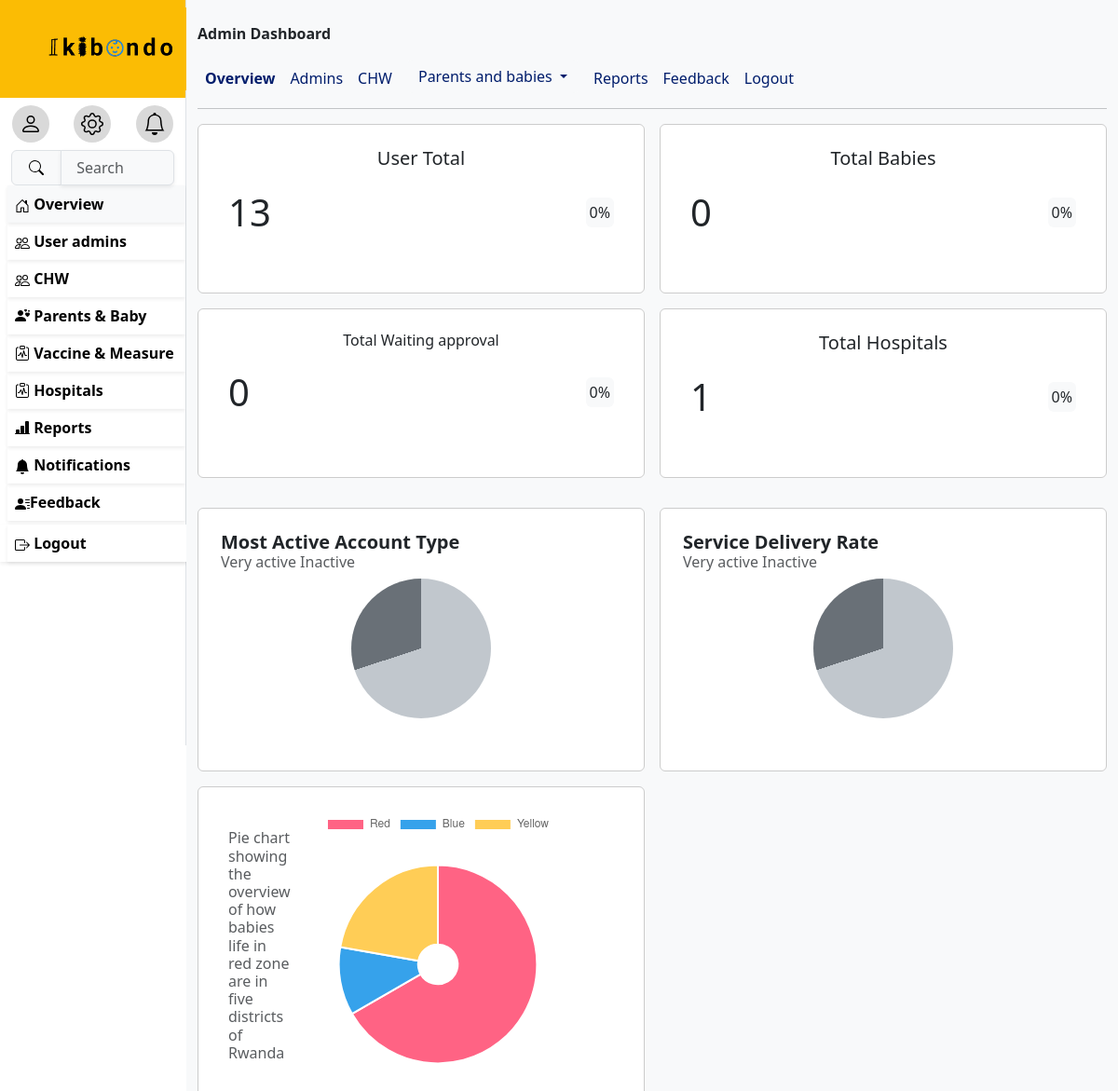
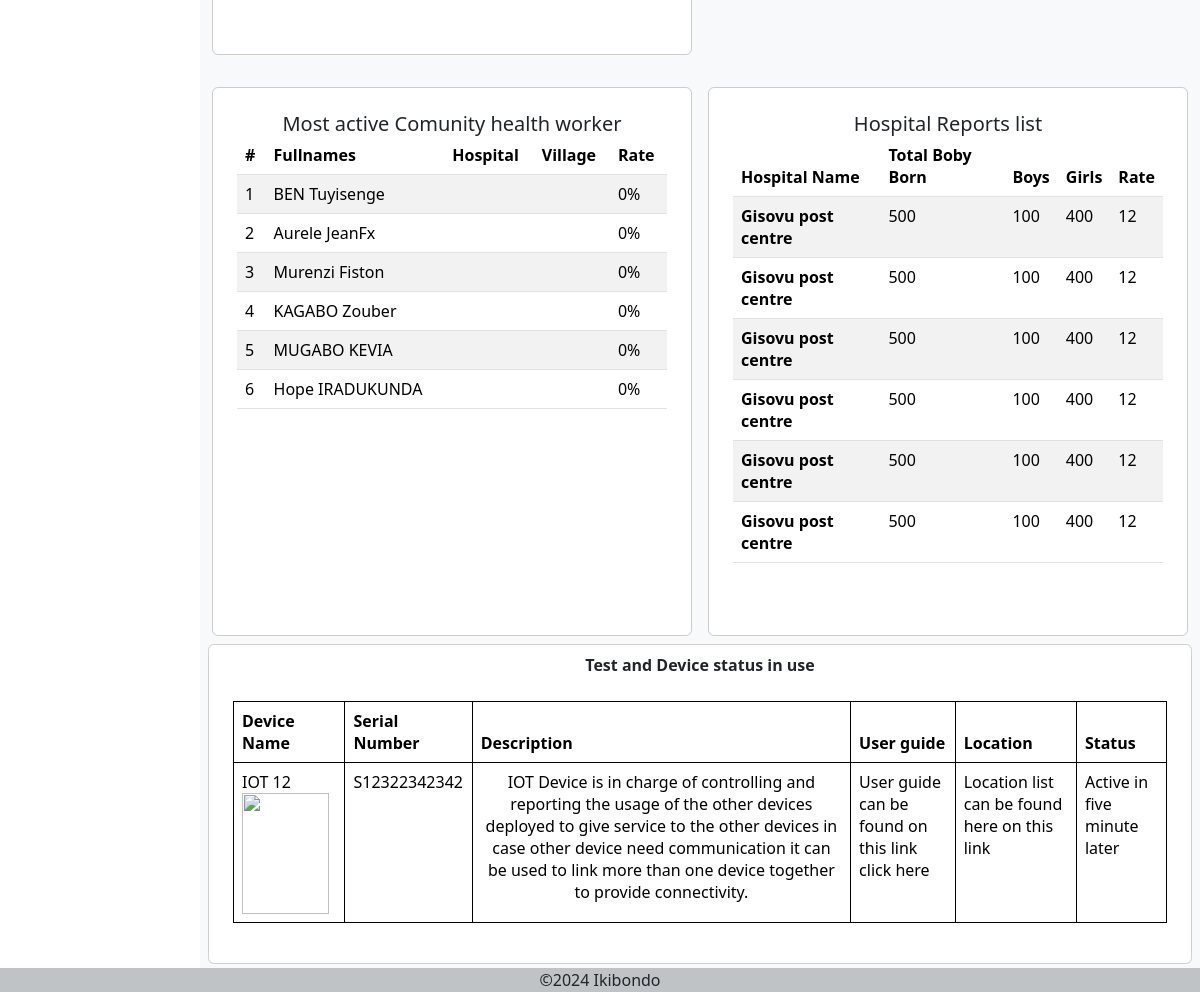
/useradmin/ (signed in), run on the app's committed database (2 pictures, top to bottom).
### ikibondoapp/models.py (models this page shows, shortened)
class Myuser(AbstractUser):
    ROLE_CHOICES = [
        ('Nurse', 'Nurse'),
        ('Superadmin', 'Superadmin'),
        ('Chw', 'Chw'),
        ('Parent', 'Parent'),
    ]
    GENDER_CHOICES = [
        ('Male', 'Male'),
        ('Female', 'Female'),
    ]
    username=None
    phone_number=models.CharField(max_length=10,validators=[
            RegexValidator(
                regex=r'^\d{10}$',
                message="Phone number must be 10 digits long.",
                code='invalid_phone_number'
            )
            ],
        unique=True)
    email=models.EmailField(unique=True,blank=True)
    role=models.CharField(choices=[('Nurse','Nurse'),('Superadmin','Superadmin'),('Chw','Chw'),('Parent','Parent')],max_length=50)
    gender= models.CharField(choices=[('Male','Male'),('Female','Female')],max_length=20)
    Age= models.PositiveIntegerField(null=True,validators=[
            RegexValidator(
                regex=r'^\d{2}$',
                message="age must be 2 digits long.",
                code='invalid_age_value'
            )
            ])
    need_password_change=models.BooleanField(default=True)
    USERNAME_FIELD='phone_number'
    REQUIRED_FIELDS=['email']
    object=CustomUserManager()

### ikibondoapp/views.py (the view)
# urls.py: path('useradmin/',useradmin,name='useradmin'),
@login_required(login_url='/login/')
def useradmin(request):
    user=request.user
    myusers=Myuser.objects.filter(role='Chw').order_by('-date_joined')
    return render(request,'admindashboard.html',{'user':user,'totals':total,'userchws':myusers})

### TEMPLATES/admindashboard.html (shortened to what this page needs)
{% extends 'base.html' %}
{% block menu %}
     <a href="{% url 'useradmin' %}" class="remove">
      <div class="p-2 ms-2 shadow-sm bg-light fw-bold hovs">
        Overview</div>
     </a>
     {%if user.role == 'Superadmin'%}
     <a href="{% url 'admins'%}" class="remove">
      <div class="p-2 ms-2 shadow-sm fw-bold hovs">
        User admins
       </div>
     </a>
     {%endif%}
     {% if user.role == 'Superadmin' or user.role == 'Nurse'%}
     <a href="{% url 'chw'%}" class="remove">
      <div class="p-2 ms-2 shadow-sm fw-bold  hovs">
        CHW
       </div>
     </a>
     {%endif%}
     <a href="{% url 'parents' %}" class="remove hovs">
      <div class="p-2  ms-2 shadow-sm fw-bold hovs">
        <i class="bi bi-person-hearts"></i>
         Parents & Baby</div>
     </a>
     <a href="{% url 'vaccine' %}" class="remove">
      <div class="p-2 ms-2 shadow-sm fw-bold hovs">
        <i class="bi bi-clipboard-pulse"></i>
         Vaccine & Measure</div>
     </a>
     {% if user.role == 'Superadmin' or user.role == 'Nurse'%}
     <a href="{% url 'hospitals' %}" class="remove">
      <div class="p-2 ms-2 shadow-sm fw-bold  hovs">
        <i class="bi bi-clipboard-pulse"></i>
         Hospitals</div>
     </a>
     <a href="{% url 'reports' %}" class="remove">
      <div class="p-2 ms-2 shadow-sm fw-bold  hovs">
        <i class="bi bi-bar-chart-line-fill"></i>
        Reports</div>
     </a>
     {%endif%}
     <a href="{% url 'notification'%}" class="remove">
      <div class="p-2 ms-2 shadow-sm fw-bold  hovs">
        <svg xmlns="http://www.w3.org/2000/svg" width="16" height="16" fill="currentColor" class="bi bi-bell-fill" viewBox="0 0 16 16">
          <path d="M8 16a2 2 0 0 0 2-2H6a2 2 0 0 0 2 2m.995-14.901a1 1 0 1 0-1.99 0A5 5 0 0 0 3 6c0 1.098-.5 6-2 7h14c-1.5-1-2-5.902-2-7 0-2.42-1.72-4.44-4.005-4.901"/>
        </svg>
         Notifications</div>
     </a>
     {%if user.role == 'Superadmin' or user.role == 'Nurse'%}
     <a href="{% url 'adminfeedback'%}" class="remove">
      <div class="p-2 ms-2 shadow-sm fw-bold  hovs">
        Feedback
        </div>
     </a>
     {%endif%}
        <div>
        <form method="post" action="{% url 'logout' %}" class="container-fluid p-0 shadow-sm mt-1">
          <button type="submit" class="p-2 ms-2 shadow-sm fw-bold container-fluid border-0 bg-white text-start hovs">
             Logout</button>
          </form>
         </div>
{% endblock %}
{% block content %}
<div class="wrapper">
  <div class="box hov">
    <div class="card-body">
      <h5 class="card-title">User Total</h5>
      <div class="hstack pt-3 px-2">
      <div class="card-link"style="font-size: 40px;">
       {{totals.totaluser}}
      </div>
      <div class="card-link bg-light p-1 rounded ms-auto">0%</div>
      </div>
    </div>
  </div>
  <div class="box hov">
    <div class="card-body">
      <h5 class="card-title">Total Babies</h5>
      <div class="hstack pt-3 px-2">
      <div class="card-link" style="font-size: 40px;">{{totals.totalbabies}}</div>
      <div class="card-link bg-light rounded p-1 ms-auto">0%</div>
      </div>
    </div>
  </div>
  <div class="box hov">
    <div class="card-body">
      <h5 class="card-title h6">Total Waiting approval</h5>
      <div class="hstack pt-3 px-2">
      <div class="card-link" style="font-size: 40px;">{{totals.totaltests}}</div>
      <div class="card-link bg-light rounded p-1 ms-auto">0%</div>
      </div>
    </div>
  </div>
  <div class="box hov">
    <div class="card-body">
      <h5 class="card-title">Total Hospitals</h5>
      <div class="hstack pt-3 px-2">
      <div class="card-link" style="font-size: 40px;">{{totals.totalhospital}}</div>
      <div class="card-link bg-light hov rounded p-1 ms-auto">0%</div>
      </div>
    </div>
  </div>
</div>
<div class="gx-2 wrapper1">
  <div class="box1">
    <div class="card-body">
      <h5 class="card-title"><b>Most Active Account Type</b></h5>
      <h6 class="card-subtitle mb-2 text-body-secondary">Very active Inactive</h6>
      <div class="circle-graph m-auto"></div>
    </div>
  </div>
  <div class="box1">
    <div class="card-body">
      <h5 class="card-title"><b>Service Delivery Rate</b></h5>
      <h6 class="card-subtitle mb-2 text-body-secondary">Very active  Inactive</h6>
      <div class="circle-graph m-auto"></div>
    </div>
  </div>
  <div class="box1">
    <div class="card-body">
      <div class="hstack" style="height: 300px; width: 300px;">
       <h6 class="p-2  card-subtitle mb-2 text-body-secondary">Pie chart showing the overview of how babies life in red zone are in five districts of Rwanda </h6>
      <canvas class="ms-auto" id="myChart"></canvas>
      </div>
       <script>
           // Data setup
           const data = {
             labels: ['Red', 'Blue', 'Yellow'],
             datasets: [{
               label: 'My First Dataset',
               data: [300, 50, 100],
               backgroundColor: [
                 'rgb(255, 99, 132)',
                 'rgb(54, 162, 235)',
                 'rgb(255, 205, 86)'
               ],
               hoverOffset: 4
             }]
           };
           // Chart configuration
           const config = {
             type: 'doughnut',
             data: data,
             options:{
               responsive: true,          // Enables responsiveness
               maintainAspectRatio: false, // Prevents maintaining the default aspect ratio
               cutout: '20%', // Adjust the size of the inner radius (reduce doughnut thickness)
               radius: '80%', // Adjust the outer radius
             }
           };
           // Render the chart in the canvas
           const ctx = document.getElementById('myChart').getContext('2d');
           const myChart = new Chart(ctx, config);
      </script>
    </div>
  </div>
</div>
<div class="wrapper1 gx-2">
  <div class="box">
    <div class="card-body table-responsive">
    <h5 class="card-title">Most active Comunity health worker</h5>
    <table class="table table-striped table-hover">
      <thead>
        <tr>
          <th scope="col">#</th>
          <th scope="col">Fullnames</th>
          <th scope="col">Hospital</th>
          <th scope="col">Village</th>
          <th scope="col">Rate</th>
        </tr>
      </thead>
      <tbody>
       {% for users in userchws|slice:":6" %}
       <tr>
         <td>{{ forloop.counter }}</td>
         <td>{{users.first_name}} {{users.last_name}}</td>
         <td></td>
         <td></td>
         <td>0%</td>
       </tr>
       {%endfor%}
      </tbody>
    </table>
    </div>
  </div>
  <div class="box">
    <div class="card-body table-responsive">
    <h5 class="card-title">Hospital Reports list</h5>
    <table class="table table-striped table-hover">
      <thead>
        <tr>
          <th scope="col">Hospital Name</th>
          <th scope="col">Total Boby Born</th>
          <th scope="col">Boys</th>
          <th scope="col">Girls</th>
          <th scope="col">Rate</th>
        </tr>
      </thead>
      <tbody>
        <tr>
          <th scope="row">Gisovu post centre</th>
          <td>500</td>
          <td>100</td>
          <td>400</td>
          <td>12</td>
        </tr>
        <tr>
          <th scope="row">Gisovu post centre</th>
          <td>500</td>
          <td>100</td>
          <td>400</td>
          <td>12</td>
        </tr>
        <tr>
          <th scope="row">Gisovu post centre</th>
          <td>500</td>
          <td>100</td>
          <td>400</td>
          <td>12</td>
        </tr>
        <tr>
          <th scope="row">Gisovu post centre</th>
          <td>500</td>
          <td>100</td>
          <td>400</td>
          <td>12</td>
        </tr>
        <tr>
          <th scope="row">Gisovu post centre</th>
          <td>500</td>
          <td>100</td>
          <td>400</td>
          <td>12</td>
        </tr>
        <tr>
          <th scope="row">Gisovu post centre</th>
          <td>500</td>
          <td>100</td>
          <td>400</td>
          <td>12</td>
        </tr>
      </tbody>
    </table>
    </div>
  </div>
</div>
<div class="row card gx-2 mt-2 p-2 mb-1">
  <div class="card-title"><center><b>Test and  Device status in use</b></center></div>
  <div class="card-body table-responsive">
    <table class="container-fluid table table-bordered border-black ">
      <thead class="bg-light p-1">
        <th scope="col">Device Name</th>
        <th scope="col">Serial Number</th>
        <th scope="col">Description</th>
        <th scope="col">User guide</th>
        <th scope="col">Location</th>
        <th scope="col">Status</th>
      </thead>
      <tr>
        <td scope="row">IOT 12
          <img src="" alt="" width="87" height="121">
        </td>
        <td>S12322342342</td>
        <td ><center>IOT Device is in charge of controlling and reporting the usage of the other devices deployed to give service to the other devices in case other device need communication it can be used to  link more than one device together to provide connectivity.</center></td>
        <td>User guide can be found on this link click here</td>
        <td>Location list can be found here on this link</td>
        <td>Active in  five minute later</td>
      </tr>
    </table>
  </div>
</div>
{%endblock%}

### TEMPLATES/base.html (style rules this page uses)
*, *::before, *::after { box-sizing: border-box; }
* { margin: 0; }
body { font-family: system-ui; max-width: 100%; margin-inline: auto; }
.circle-graph { width: 150px; height: 150px; border-radius: 50%; background: conic-gradient( #C1C7CD 0% 70%, #697077 70% 100% ); }
.remove { text-decoration: none; color: #000; font-weight: bolder; }
.wrapper { display: grid; grid-template-columns: repeat(auto-fit, minmax(350px, 1fr)); gap:1rem; margin-top: 1rem ; }
.box { background-color: #fff; border: 1px solid #ccc; border-radius: 6px; padding: 1.5rem; text-align: center; display: grid; grid-template-rows: subgrid; grid-row:span 3; }
.wrapper1 { display: grid; grid-template-columns: repeat(auto-fit, minmax(350px, 1fr)); gap:1rem; margin-top: 2rem ; }
.box1 { background-color: #fff; border: 1px solid #ccc; border-radius: 6px; padding: 1.5rem; display: grid; grid-template-rows: subgrid; grid-row:span 3; }

### data on the page
Myuser: first_name "BEN", last_name "Tuyisenge"
Myuser: first_name "Aurele", last_name "JeanFx"
Myuser: first_name "Murenzi", last_name "Fiston"
Myuser: first_name "KAGABO", last_name "Zouber"
Myuser: first_name "MUGABO", last_name "KEVIA"
Myuser: first_name "Hope", last_name "IRADUKUNDA"

### other printed values
{{ totals.totaluser }} "13"
{{ totals.totalbabies }} "0"
{{ totals.totaltests }} "0"
{{ totals.totalhospital }} "1"
